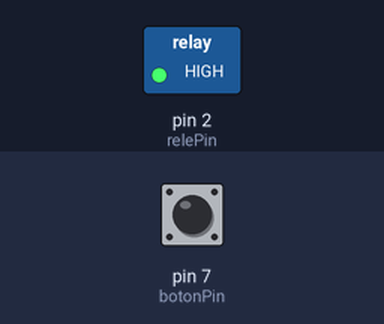
Simulated run of this sketch. Board: Arduino Uno, built with avr-gcc and run on an emulated ATmega328P. Parts: switched loads named in the sketch (green lamp = pin HIGH). Dashed ring = blinking. The inputs (shaded band) are chosen by the test bench; at power-on: pin 7 (botonPin) LOW.

Above: at 1.2 s.
1.3 s: pin 7 (botonPin) pulsed HIGH 5 times (0.12 s each, 0.3 s apart)
At 1.89 s:
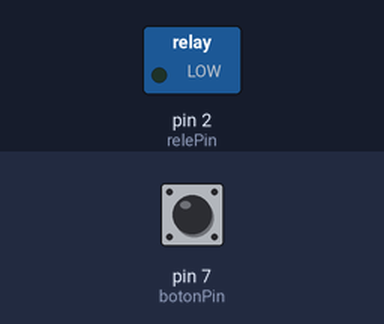
4.3 s: pin 7 (botonPin) pulled HIGH for 0.15 s
At 5.6 s:
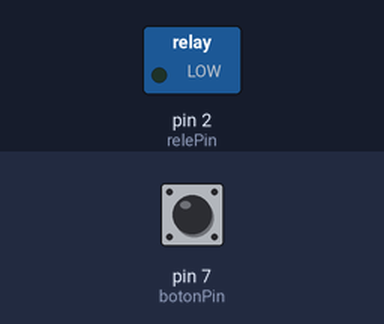
5.9 s: pin 7 (botonPin) pulled HIGH for 1 s
At 8.4 s:
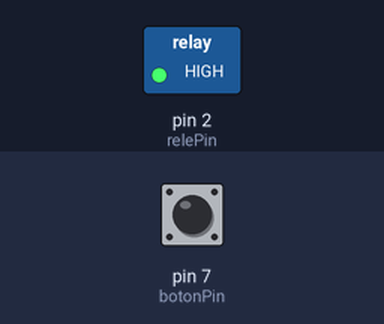
Timing chart, 0 to 9.9 s (numbered marks = the images above; inputs shaded):
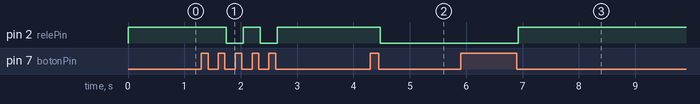

Measured:
- after the input at 1.3 s, pin 2 (relePin): alternates HIGH for 0.30 s and LOW for 0.30 s, 4 changes in all, then stays HIGH, starting after 0.44 s
- after the input at 4.3 s, pin 2 (relePin): HIGH → LOW after 0.17 s
- after the input at 5.9 s, pin 2 (relePin): LOW → HIGH after 1.0 s

The sketch:

arduinov2.ino
```cpp
#include <Bounce2.h>

const int botonPin = 7; // Pin del botón
const int relePin = 2;  // Pin del relé

bool motorEncendido = false;
bool estadoBotonAnterior = true;

Bounce boton = Bounce(botonPin, 25); // Debounce con tiempo de 25ms

void setup() {
  pinMode(botonPin, INPUT);
  pinMode(relePin, OUTPUT);
  digitalWrite(relePin, !motorEncendido); // Inicializar motor apagado
}

void loop() {
  boton.update();

  if (boton.fell()) {
    motorEncendido = !motorEncendido;
    digitalWrite(relePin, motorEncendido);
  }

  estadoBotonAnterior = boton.read();
}
```
